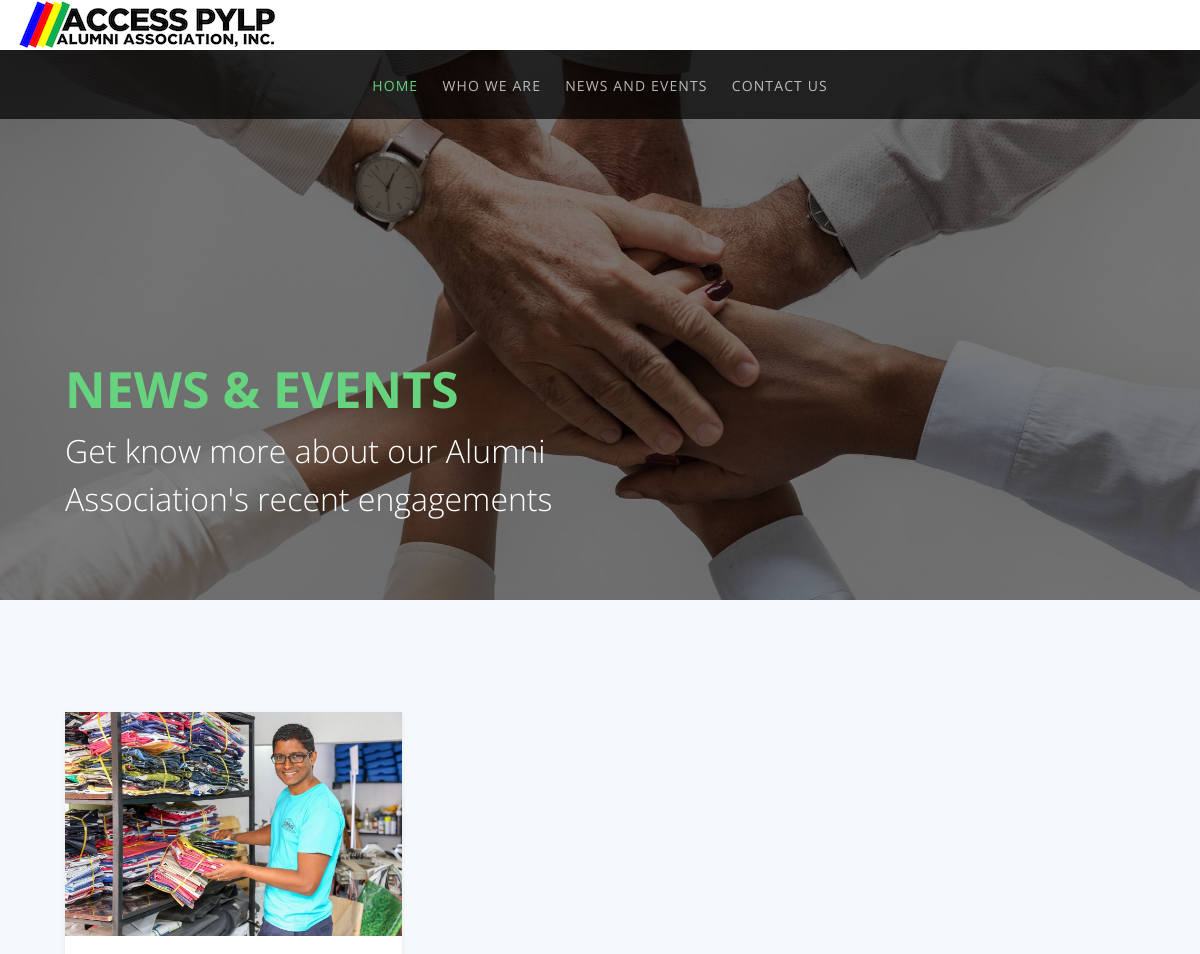
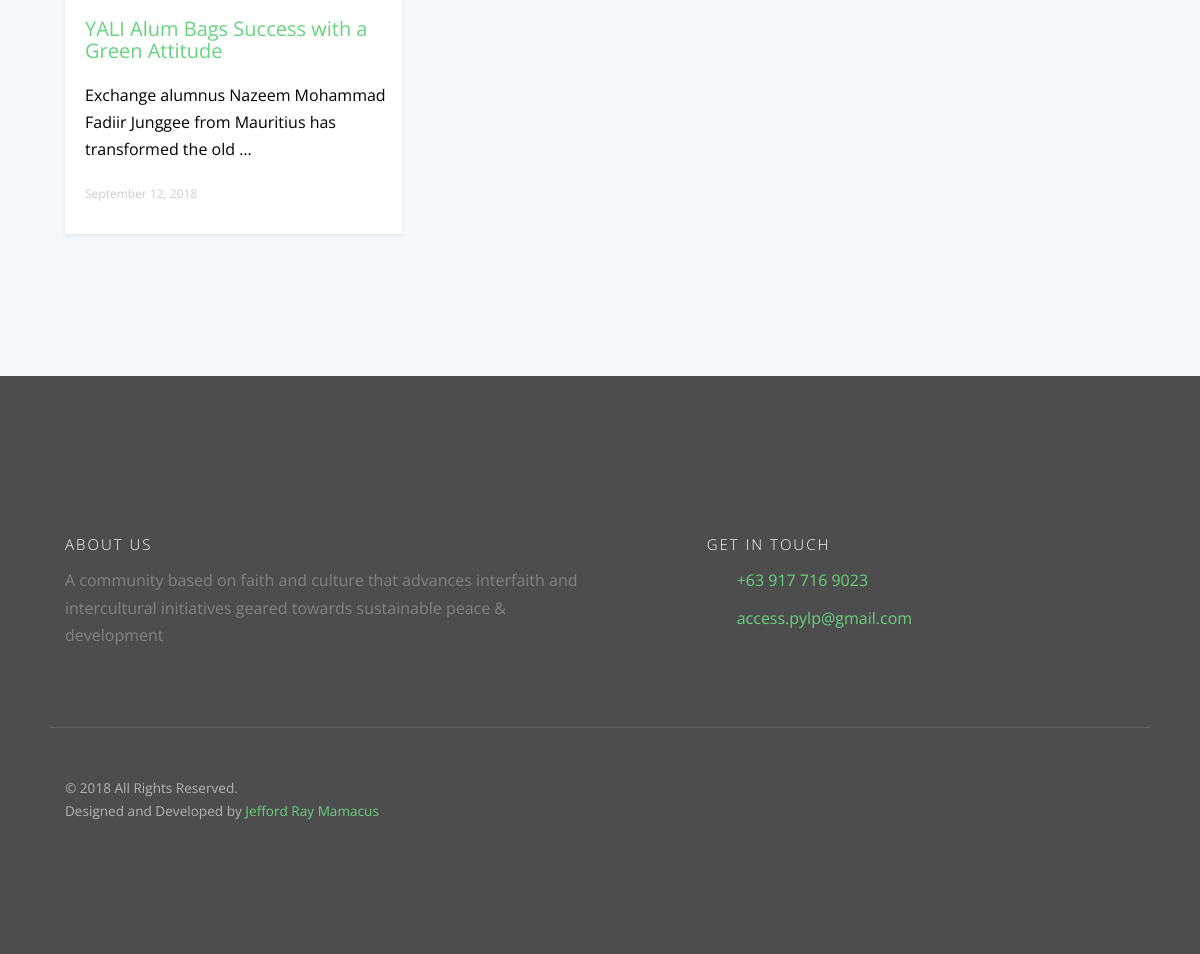
Page /news/ on the committed database (2 pictures, top to bottom).
### news/models.py (models this page shows, shortened)
class NewsList(models.Model):
    title = models.CharField(max_length=100)
    subtitle = models.CharField(max_length=200)
    image = models.ImageField(upload_to="news_header/")
    class Meta:
        verbose_name = "News List Detail"
        verbose_name_plural = "News List Details"

class News(models.Model):
    title = models.CharField(max_length=100)
    content = RichTextField()
    image = models.ImageField(upload_to=get_image_path)
    date_uploaded = models.DateTimeField(default=datetime.now, blank=True)
    slug = models.SlugField(default="", **optional)
    class Meta:
        verbose_name = "News Article"
        verbose_name_plural = "News Articles"

### content/models.py (models this page shows, shortened)
class Header(models.Model):
    title = models.CharField(max_length=100)
    subtitle = models.CharField(max_length=200)
    image = models.ImageField(upload_to = 'header/')
    video = models.URLField(max_length=200, default="")
    details = models.TextField(**optional)
    class Meta:
        verbose_name = "Header Details"
        verbose_name_plural = "Header Details"

class SocialMedia(models.Model):
    facebook = models.URLField(max_length=200, **optional)
    twitter = models.URLField(max_length=200, **optional)
    instagram = models.URLField(max_length=200, **optional)
    linkedin = models.URLField(max_length=200, **optional)
    telephone = models.CharField(max_length=20, **optional)
    email = models.EmailField(max_length=100, **optional)
    class Meta:
        verbose_name = "Social Media Accounts"
        verbose_name_plural = "Social Media Accounts"

### news/views.py (the view)
# urls.py: path('', NewsListView.as_view(), name='news_list'),
class NewsListView(View):
    def get(self, request, *args, **kwargs):
        articles = News.objects.all()
        header = NewsList.objects.first()
        return render(request, 'newslist.html', {
            'articles': articles,
            'header': header,
        })

### content/context_processors.py (called while the page is built)
def social_media(request):
    socmed = SocialMedia.objects.first()
    return {'facebook': socmed.facebook,
            'twitter': socmed.twitter,
            'instagram': socmed.instagram,
            'linkedin': socmed.linkedin,
            'telephone': socmed.telephone,
            'email': socmed.email,
            'about': Header.objects.first().details
        }

### template/newslist.html (shortened to what this page needs)
{% extends "base.html" %}
{% load static %}
{% block content %}
    <header id="gtco-header" class="gtco-cover gtco-cover-sm" role="banner" style="background-image: url({{ header.image.url|safe }})" data-stellar-background-ratio="0.5">
        <div class="overlay"></div>
        <div class="gtco-container">
            <div class="row row-mt-15em">
                <div class="col-md-7 mt-text text-left animate-box" data-animate-effect="fadeInUp">
                    <h1><strong>{{ header.title }}</strong></h1>
                    <h2>{{ header.subtitle }}</h2>
                </div>
            </div>
        </div>
    </header>
    <div class="gtco-section gtco-gray-bg">
        <div class="gtco-container">
            <div class="row">
                {% for article in articles %}
                <div class="col-lg-4 col-md-4 col-sm-6">
                    <a href="{% url 'news' slug=article.slug %}" class="gtco-card-item">
                        <figure>
                            <img src="{{ article.image.url }}" alt="Image" class="img-responsive">
                        </figure>
                        <div class="gtco-text text-left">
                            <h2>{{ article.title|truncatechars:55 }}</h2>
                            <p>{{ article.content|safe|truncatewords:12 }}</p>
                            <p class="gtco-category">{{ article.date_uploaded|date:"F j, Y"}}</p>
                        </div>
                    </a>
                </div>
                {% endfor %}
            </div>
        </div>
    </div>
{% endblock %}

### template/base.html (shortened to what this page needs)
{% load static %}
<!DOCTYPE HTML>
<html>
    <head>
    <link rel="stylesheet" href="{% static 'css/animate.css' %}">
    <link rel="stylesheet" href="{% static 'css/icomoon.css' %}">
    <link rel="stylesheet" href="{% static 'css/themify-icons.css' %}">
    <link rel="stylesheet" href="{% static 'css/bootstrap.css' %}">
    <link rel="stylesheet" href="{% static 'css/magnific-popup.css' %}">
    <link rel="stylesheet" href="{% static 'css/owl.carousel.min.css' %}">
    <link rel="stylesheet" href="{% static 'css/owl.theme.default.min.css' %}">
    <link rel="stylesheet" href="{% static 'css/style.css' %}">
    </head>
    <body>
    <div id="page">
    <div class="page-inner">
    <div id="head-top" style="position: absolute; width: 100%; top: 0; ">
        <div class="gtco-top">
            <div class="container-fluid">
                <div class="row">
                    <div class="col-md-9 col-xs-9">
                        <div id="gtco-logo"><a href="{% url 'index' %}"><img src="{% static 'images/logo.jpg' %}" alt="Image" class="img-responsive"/ ></a></div>
                    </div>
                    <div class="col-md-3 col-xs-3 social-icons no-mobile">
                        <ul class="gtco-social-top">
                            {% if facebook %}<li><a href="{{ facebook }}"><i class="icon-facebook"></i></a></li>{% endif %}
                        </ul>
                    </div>
                </div>
            </div>
        </div>
        <nav class="gtco-nav sticky-banner" role="navigation">
            <div class="gtco-container">
                <div class="row">
                    <div class="col-xs-12 text-center menu-1">
                        <ul>
                            {% if request.get_full_path == "/"%}
                            <li class="active"><a href="#head-top" class="button-home">Home</a></li>
                            <li><a href="#gtco-about" class="button-home">Who We Are</a></li>
                            <li><a href="#gtco-news" class="button-home">News and Events</a></li>
                            <li><a href="#gtco-footer" class="button-home">Contact Us</a></li>
                            {% else %}
                            <li class="active"><a href="{% url 'index' %}">Home</a></li>
                            <li><a href="{% url 'index' %}#gtco-about">Who We Are</a></li>
                            <li><a href="{% url 'news_list' %}">News and Events</a></li>
                            <li><a href="#gtco-footer" class="button-home">Contact Us</a></li>
                            {% endif %}
                        </ul>
                    </div>
                </div>
            </div>
        </nav>
    </div>
    {% block content %}{% endblock %}
    <footer id="gtco-footer" role="contentinfo">
        <div class="gtco-container">
            <div class="row row-p   b-md">
                <div class="col-md-6">
                    <div class="gtco-widget">
                        <h3>About Us</h3>
                        <p>{{ about }}</p>
                    </div>
                </div>
                <div class="col-md-6 col-md-push-1">
                    <div class="gtco-widget">
                        <h3>Get In Touch</h3>
                        <ul class="gtco-quick-contact">
                            {% if telephone %}<li><a href="tel:{{ telephone }}"><i class="icon-phone"></i> {{ telephone }}</a></li> {% endif %}
                            {% if email %}<li><a href="mailto:{{ email }}"><i class="icon-mail2"></i> {{ email }}</a></li>{% endif %}
                        </ul>
                    </div>
                </div>
            </div>
            <div class="row copyright">
                <div class="col-md-12">
                    <p class="pull-left">
                        <small class="block">&copy; 2018 All Rights Reserved.</small>
                        <small class="block">Designed and Developed by <a href="https://ph.linkedin.com/in/jefford-ray-mamacus-9310a381" target="_blank">Jefford Ray Mamacus</a>
                    </p>
                    <p class="pull-right">
                        <ul class="gtco-social-icons pull-right">
                            {% if facebook %}<li><a href="{{ facebook }}"><i class="icon-facebook"></i></a></li>{% endif %}
                        </ul>
                    </p>
                </div>
            </div>
        </div>
    </footer>
    </div>
    </div>
    </body>
</html>

### static/css/icomoon.css (style rules this page uses)
[class^="icon-"], [class*=" icon-"] { font-family: 'icomoon' !important; speak: none; font-style: normal; font-weight: normal; font-variant: normal; text-transform: none; line-height: 1; -webkit-font-smoothing: antialiased; -moz-osx-font-smoothing: grayscale; }
.icon-mail2:before { content: "\e9da"; }
.icon-phone:before { content: "\e9f4"; }
.icon-facebook:before { content: "\ea67"; }

### rows in the picture
NewsList: image (picture), title "NEWS & EVENTS", subtitle "Get know more about our Alumni Association's recent engagements"
News: image (picture), title "YALI Alum Bags Success with a Green Attitude", content "Exchange alumnus Nazeem Mohammad Fadiir Junggee from Mauritius has transformed the old …", date_uploaded "September 12, 2018"
Header: details "A community based on faith and culture that advances interfaith and intercultural initiatives geared towards sustainable peace & development"
SocialMedia: telephone "+63 917 716 9023", email "access.pylp@gmail.com"
